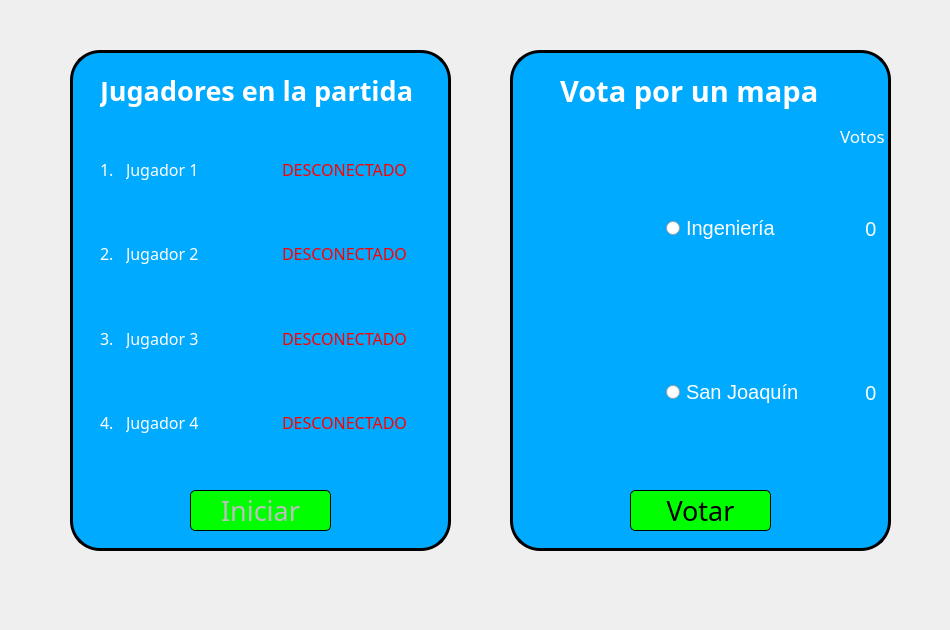
<?xml version="1.0" encoding="UTF-8"?>
<ui version="4.0">
 <class>Form</class>
 <widget class="QWidget" name="Form">
  <property name="geometry">
   <rect>
    <x>0</x>
    <y>0</y>
    <width>950</width>
    <height>630</height>
   </rect>
  </property>
  <property name="minimumSize">
   <size>
    <width>950</width>
    <height>630</height>
   </size>
  </property>
  <property name="maximumSize">
   <size>
    <width>950</width>
    <height>630</height>
   </size>
  </property>
  <property name="windowTitle">
   <string>Form</string>
  </property>
  <widget class="QLabel" name="label_fondo">
   <property name="geometry">
    <rect>
     <x>0</x>
     <y>0</y>
     <width>951</width>
     <height>631</height>
    </rect>
   </property>
   <property name="text">
    <string/>
   </property>
   <property name="pixmap">
    <pixmap>../sprites_usuario/nubes_espera.jpeg</pixmap>
   </property>
   <property name="scaledContents">
    <bool>true</bool>
   </property>
  </widget>
  <widget class="QLabel" name="label_jugadores">
   <property name="geometry">
    <rect>
     <x>70</x>
     <y>50</y>
     <width>381</width>
     <height>501</height>
    </rect>
   </property>
   <property name="styleSheet">
    <string notr="true">background-color: rgb(0, 170, 255);
border-width:10px;
border-radius: 30px;
border: 3px solid black;</string>
   </property>
   <property name="text">
    <string/>
   </property>
  </widget>
  <widget class="QLabel" name="label_votacion_mapa">
   <property name="geometry">
    <rect>
     <x>510</x>
     <y>50</y>
     <width>381</width>
     <height>501</height>
    </rect>
   </property>
   <property name="styleSheet">
    <string notr="true">background-color: rgb(0, 170, 255);
border-color: rgb(0, 0, 0);
border-width:10px;
border-top-color: rgb(0, 0, 0);
border-radius: 30px;
border: 3px solid black;</string>
   </property>
   <property name="text">
    <string/>
   </property>
  </widget>
  <widget class="QLabel" name="label">
   <property name="geometry">
    <rect>
     <x>100</x>
     <y>70</y>
     <width>341</width>
     <height>41</height>
    </rect>
   </property>
   <property name="font">
    <font>
     <family>MV Boli</family>
     <pointsize>20</pointsize>
     <weight>75</weight>
     <italic>false</italic>
     <bold>true</bold>
    </font>
   </property>
   <property name="styleSheet">
    <string notr="true">color: rgb(255, 255, 255);
border-color: rgb(0, 0, 0);
</string>
   </property>
   <property name="text">
    <string>Jugadores en la partida</string>
   </property>
  </widget>
  <widget class="QLabel" name="label_2">
   <property name="geometry">
    <rect>
     <x>560</x>
     <y>70</y>
     <width>311</width>
     <height>41</height>
    </rect>
   </property>
   <property name="font">
    <font>
     <family>MV Boli</family>
     <pointsize>22</pointsize>
     <weight>75</weight>
     <italic>false</italic>
     <bold>true</bold>
    </font>
   </property>
   <property name="styleSheet">
    <string notr="true">color: rgb(255, 255, 255);
border-color: rgb(0, 0, 0);
</string>
   </property>
   <property name="text">
    <string>Vota por un mapa</string>
   </property>
  </widget>
  <widget class="QWidget" name="verticalLayoutWidget">
   <property name="geometry">
    <rect>
     <x>100</x>
     <y>130</y>
     <width>321</width>
     <height>331</height>
    </rect>
   </property>
   <layout class="QVBoxLayout" name="verticalLayout">
    <item>
     <layout class="QHBoxLayout" name="horizontalLayout_4">
      <item>
       <widget class="QLabel" name="label_5">
        <property name="minimumSize">
         <size>
          <width>20</width>
          <height>0</height>
         </size>
        </property>
        <property name="maximumSize">
         <size>
          <width>20</width>
          <height>16777215</height>
         </size>
        </property>
        <property name="font">
         <font>
          <family>Mongolian Baiti</family>
          <pointsize>12</pointsize>
         </font>
        </property>
        <property name="styleSheet">
         <string notr="true">color: rgb(255, 255, 255);</string>
        </property>
        <property name="text">
         <string>1.</string>
        </property>
       </widget>
      </item>
      <item>
       <widget class="QLabel" name="label_nombre_jugador1">
        <property name="minimumSize">
         <size>
          <width>150</width>
          <height>0</height>
         </size>
        </property>
        <property name="font">
         <font>
          <family>Mongolian Baiti</family>
          <pointsize>12</pointsize>
         </font>
        </property>
        <property name="styleSheet">
         <string notr="true">color: rgb(255, 255, 255);</string>
        </property>
        <property name="text">
         <string>Jugador 1</string>
        </property>
       </widget>
      </item>
      <item>
       <widget class="QLabel" name="label_estado_jugador1">
        <property name="font">
         <font>
          <family>GungsuhChe</family>
          <pointsize>12</pointsize>
          <italic>false</italic>
         </font>
        </property>
        <property name="styleSheet">
         <string notr="true">color: rgb(255, 0, 0);</string>
        </property>
        <property name="text">
         <string>DESCONECTADO</string>
        </property>
       </widget>
      </item>
     </layout>
    </item>
    <item>
     <layout class="QHBoxLayout" name="horizontalLayout_7">
      <item>
       <widget class="QLabel" name="label_12">
        <property name="maximumSize">
         <size>
          <width>20</width>
          <height>16777215</height>
         </size>
        </property>
        <property name="font">
         <font>
          <family>Mongolian Baiti</family>
          <pointsize>12</pointsize>
         </font>
        </property>
        <property name="styleSheet">
         <string notr="true">color: rgb(255, 255, 255);
</string>
        </property>
        <property name="text">
         <string>2.</string>
        </property>
       </widget>
      </item>
      <item>
       <widget class="QLabel" name="label_nombre_jugador2">
        <property name="minimumSize">
         <size>
          <width>150</width>
          <height>0</height>
         </size>
        </property>
        <property name="font">
         <font>
          <family>Mongolian Baiti</family>
          <pointsize>12</pointsize>
         </font>
        </property>
        <property name="styleSheet">
         <string notr="true">color: rgb(255, 255, 255);</string>
        </property>
        <property name="text">
         <string>Jugador 2</string>
        </property>
       </widget>
      </item>
      <item>
       <widget class="QLabel" name="label_estado_jugador2">
        <property name="font">
         <font>
          <family>GungsuhChe</family>
          <pointsize>12</pointsize>
         </font>
        </property>
        <property name="styleSheet">
         <string notr="true">color: rgb(255, 0, 0);</string>
        </property>
        <property name="text">
         <string>DESCONECTADO</string>
        </property>
       </widget>
      </item>
     </layout>
    </item>
    <item>
     <layout class="QHBoxLayout" name="horizontalLayout_9">
      <item>
       <widget class="QLabel" name="label_18">
        <property name="maximumSize">
         <size>
          <width>20</width>
          <height>16777215</height>
         </size>
        </property>
        <property name="font">
         <font>
          <family>Mongolian Baiti</family>
          <pointsize>12</pointsize>
         </font>
        </property>
        <property name="styleSheet">
         <string notr="true">color: rgb(255, 255, 255);</string>
        </property>
        <property name="text">
         <string>3.</string>
        </property>
       </widget>
      </item>
      <item>
       <widget class="QLabel" name="label_nombre_jugador3">
        <property name="minimumSize">
         <size>
          <width>150</width>
          <height>0</height>
         </size>
        </property>
        <property name="font">
         <font>
          <family>Mongolian Baiti</family>
          <pointsize>12</pointsize>
         </font>
        </property>
        <property name="styleSheet">
         <string notr="true">color: rgb(255, 255, 255);</string>
        </property>
        <property name="text">
         <string>Jugador 3</string>
        </property>
       </widget>
      </item>
      <item>
       <widget class="QLabel" name="label_estado_jugador3">
        <property name="font">
         <font>
          <family>GungsuhChe</family>
          <pointsize>12</pointsize>
         </font>
        </property>
        <property name="styleSheet">
         <string notr="true">color: rgb(255, 0, 0);</string>
        </property>
        <property name="text">
         <string>DESCONECTADO</string>
        </property>
       </widget>
      </item>
     </layout>
    </item>
    <item>
     <layout class="QHBoxLayout" name="horizontalLayout_8">
      <item>
       <widget class="QLabel" name="label_15">
        <property name="maximumSize">
         <size>
          <width>20</width>
          <height>16777215</height>
         </size>
        </property>
        <property name="font">
         <font>
          <family>Mongolian Baiti</family>
          <pointsize>12</pointsize>
         </font>
        </property>
        <property name="styleSheet">
         <string notr="true">color: rgb(255, 255, 255);
</string>
        </property>
        <property name="text">
         <string>4.</string>
        </property>
       </widget>
      </item>
      <item>
       <widget class="QLabel" name="label_nombre_jugador4">
        <property name="minimumSize">
         <size>
          <width>150</width>
          <height>0</height>
         </size>
        </property>
        <property name="font">
         <font>
          <family>Mongolian Baiti</family>
          <pointsize>12</pointsize>
         </font>
        </property>
        <property name="styleSheet">
         <string notr="true">color: rgb(255, 255, 255);</string>
        </property>
        <property name="text">
         <string>Jugador 4</string>
        </property>
       </widget>
      </item>
      <item>
       <widget class="QLabel" name="label_estado_jugador4">
        <property name="font">
         <font>
          <family>GungsuhChe</family>
          <pointsize>12</pointsize>
         </font>
        </property>
        <property name="styleSheet">
         <string notr="true">color: rgb(255, 0, 0);</string>
        </property>
        <property name="text">
         <string>DESCONECTADO</string>
        </property>
       </widget>
      </item>
     </layout>
    </item>
   </layout>
  </widget>
  <widget class="QWidget" name="gridLayoutWidget">
   <property name="geometry">
    <rect>
     <x>520</x>
     <y>140</y>
     <width>357</width>
     <height>341</height>
    </rect>
   </property>
   <layout class="QGridLayout" name="gridLayout">
    <item row="1" column="1">
     <widget class="QRadioButton" name="boton_san_joaquin">
      <property name="maximumSize">
       <size>
        <width>140</width>
        <height>16777215</height>
       </size>
      </property>
      <property name="font">
       <font>
        <pointsize>15</pointsize>
       </font>
      </property>
      <property name="styleSheet">
       <string notr="true">color: rgb(255, 255, 255);</string>
      </property>
      <property name="text">
       <string>San Joaquín</string>
      </property>
     </widget>
    </item>
    <item row="0" column="1">
     <widget class="QRadioButton" name="boton_ingenieria">
      <property name="maximumSize">
       <size>
        <width>140</width>
        <height>16777215</height>
       </size>
      </property>
      <property name="font">
       <font>
        <pointsize>15</pointsize>
       </font>
      </property>
      <property name="styleSheet">
       <string notr="true">color: rgb(255, 255, 255);</string>
      </property>
      <property name="text">
       <string>Ingeniería</string>
      </property>
     </widget>
    </item>
    <item row="0" column="0">
     <widget class="QLabel" name="mapa_ingenieria">
      <property name="minimumSize">
       <size>
        <width>140</width>
        <height>140</height>
       </size>
      </property>
      <property name="maximumSize">
       <size>
        <width>140</width>
        <height>140</height>
       </size>
      </property>
      <property name="text">
       <string/>
      </property>
      <property name="pixmap">
       <pixmap>../../sprites/Mapas/Mapa ING.png</pixmap>
      </property>
      <property name="scaledContents">
       <bool>true</bool>
      </property>
     </widget>
    </item>
    <item row="1" column="0">
     <widget class="QLabel" name="mapa_san_joaquin">
      <property name="minimumSize">
       <size>
        <width>140</width>
        <height>140</height>
       </size>
      </property>
      <property name="maximumSize">
       <size>
        <width>140</width>
        <height>140</height>
       </size>
      </property>
      <property name="text">
       <string/>
      </property>
      <property name="pixmap">
       <pixmap>../../sprites/Mapas/Mapa SJ.png</pixmap>
      </property>
      <property name="scaledContents">
       <bool>true</bool>
      </property>
     </widget>
    </item>
    <item row="0" column="2" alignment="Qt::AlignRight">
     <widget class="QLabel" name="votos_ingenieria">
      <property name="maximumSize">
       <size>
        <width>20</width>
        <height>16777215</height>
       </size>
      </property>
      <property name="font">
       <font>
        <family>MS Gothic</family>
        <pointsize>15</pointsize>
       </font>
      </property>
      <property name="styleSheet">
       <string notr="true">color: rgb(255, 255, 255);</string>
      </property>
      <property name="text">
       <string>0</string>
      </property>
     </widget>
    </item>
    <item row="1" column="2" alignment="Qt::AlignRight">
     <widget class="QLabel" name="votos_san_joaquin">
      <property name="font">
       <font>
        <family>MS Gothic</family>
        <pointsize>15</pointsize>
       </font>
      </property>
      <property name="styleSheet">
       <string notr="true">color: rgb(255, 255, 255);</string>
      </property>
      <property name="text">
       <string>0</string>
      </property>
     </widget>
    </item>
   </layout>
  </widget>
  <widget class="QLabel" name="label_3">
   <property name="geometry">
    <rect>
     <x>840</x>
     <y>120</y>
     <width>71</width>
     <height>31</height>
    </rect>
   </property>
   <property name="font">
    <font>
     <family>MS Gothic</family>
     <pointsize>13</pointsize>
    </font>
   </property>
   <property name="styleSheet">
    <string notr="true">color: rgb(255, 255, 255);</string>
   </property>
   <property name="text">
    <string>Votos</string>
   </property>
  </widget>
  <widget class="QPushButton" name="boton_iniciar">
   <property name="enabled">
    <bool>false</bool>
   </property>
   <property name="geometry">
    <rect>
     <x>190</x>
     <y>490</y>
     <width>141</width>
     <height>41</height>
    </rect>
   </property>
   <property name="font">
    <font>
     <family>MV Boli</family>
     <pointsize>20</pointsize>
    </font>
   </property>
   <property name="styleSheet">
    <string notr="true">border-width:10px;
border-radius: 5px;
background-color: rgb(0, 255, 0);
border: 0.5px solid black;
</string>
   </property>
   <property name="text">
    <string>Iniciar</string>
   </property>
   <property name="checkable">
    <bool>false</bool>
   </property>
  </widget>
  <widget class="QPushButton" name="boton_votar">
   <property name="geometry">
    <rect>
     <x>630</x>
     <y>490</y>
     <width>141</width>
     <height>41</height>
    </rect>
   </property>
   <property name="font">
    <font>
     <family>MV Boli</family>
     <pointsize>20</pointsize>
    </font>
   </property>
   <property name="styleSheet">
    <string notr="true">border-width:10px;
border-radius: 5px;
background-color: rgb(0, 255, 0);
border: 0.5px solid black;
</string>
   </property>
   <property name="text">
    <string>Votar</string>
   </property>
  </widget>
 </widget>
 <resources/>
 <connections/>
</ui>
